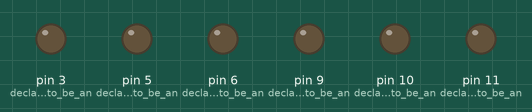
A sketch run on a simulated Arduino Uno, built with avr-gcc and run on an emulated ATmega328P. Parts: output pins drawn as LEDs (lit = HIGH).

Above: at 0.05 s.
At 2.35 s:
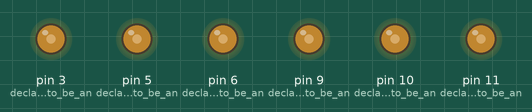
At 4.65 s:
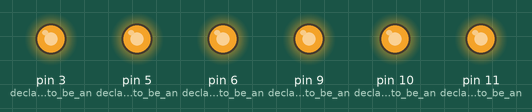
At 6.95 s:
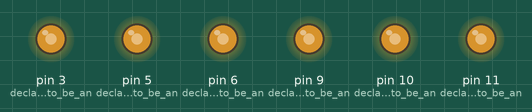
At 9.3 s:
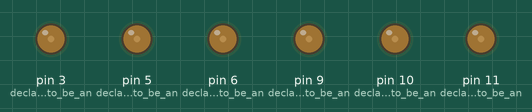
Timing chart, 0 to 13.3 s (numbered marks = the images above):
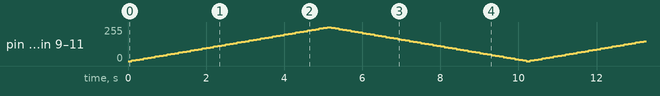

The sketch:

pwm.ino
```cpp
//Example Reference: https://www.electronicwings.com/arduino/pwm-in-arduino_

int led = 6;           // the PWM pin the LED is attached to
int brightness = 0;    // how bright the LED is
int fadeAmount = 5;    // how many points to fade the LED by

void setup() {
  Serial.begin(9600);
  pinMode(3, OUTPUT); // declare pwm pin to be an output:
  pinMode(5, OUTPUT); // declare pwm pin to be an output:
  pinMode(6, OUTPUT); // declare pwm pin to be an output:
  pinMode(9, OUTPUT); // declare pwm pin to be an output:
  pinMode(10, OUTPUT); // declare pwm pin to be an output:
  pinMode(11, OUTPUT); // declare pwm pin to be an output:
}

void loop() {
  //analogWrite(led, brightness); // set the brightness of led
  //digitalWrite(led, HIGH); // set the brightness of led
  analogWrite(3, brightness); // set the brightness of led - Worked
  analogWrite(5, brightness); // set the brightness of led
  analogWrite(6, brightness); // set the brightness of led
  analogWrite(9, brightness); // set the brightness of led
  analogWrite(10, brightness); // set the brightness of led
  analogWrite(11, brightness); // set the brightness of led


  // change the brightness for next time through the loop:
  brightness = brightness + fadeAmount;

  // reverse the direction of the fading at the ends of the fade:
  if (brightness <= 0 || brightness >= 255) {
    fadeAmount = -fadeAmount;
  }
  delay(100);  // wait for 30 milliseconds to see the dimming effect
  //digitalWrite(led, LOW); // set the brightness of led

}
```
